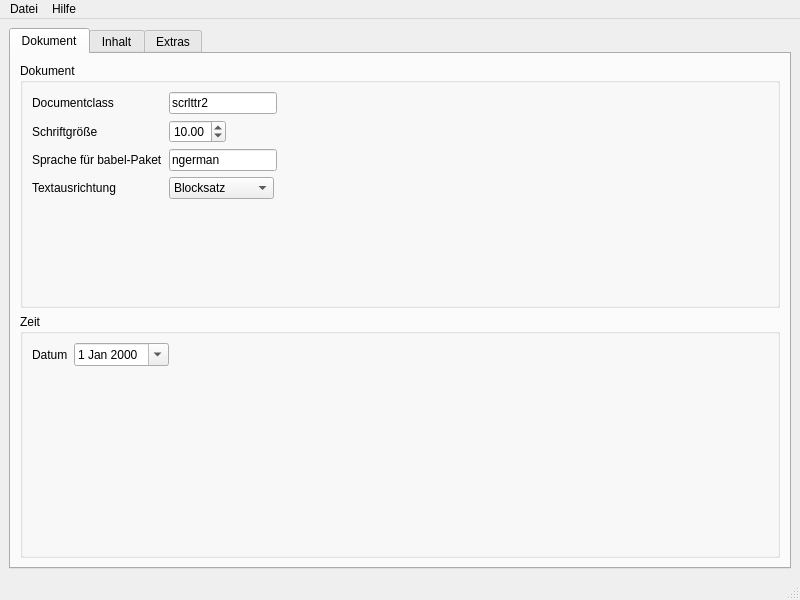
<?xml version="1.0" encoding="UTF-8"?>
<ui version="4.0">
 <class>MainWindow</class>
 <widget class="QMainWindow" name="MainWindow">
  <property name="geometry">
   <rect>
    <x>0</x>
    <y>0</y>
    <width>800</width>
    <height>600</height>
   </rect>
  </property>
  <property name="windowTitle">
   <string>lattr</string>
  </property>
  <widget class="QWidget" name="centralwidget">
   <layout class="QGridLayout" name="gridLayout">
    <item row="0" column="0">
     <widget class="QTabWidget" name="tabWidget">
      <property name="currentIndex">
       <number>0</number>
      </property>
      <widget class="QWidget" name="TabDocument">
       <property name="enabled">
        <bool>true</bool>
       </property>
       <attribute name="title">
        <string>Dokument</string>
       </attribute>
       <layout class="QGridLayout" name="gridLayout_2">
        <item row="0" column="0">
         <widget class="QGroupBox" name="GroupBoxDocument">
          <property name="title">
           <string>Dokument</string>
          </property>
          <layout class="QFormLayout" name="formLayout_4">
           <property name="fieldGrowthPolicy">
            <enum>QFormLayout::FieldsStayAtSizeHint</enum>
           </property>
           <item row="0" column="0">
            <widget class="QLabel" name="LabelDocumentclass">
             <property name="text">
              <string>Documentclass</string>
             </property>
            </widget>
           </item>
           <item row="0" column="1">
            <widget class="QLineEdit" name="InputDocumentclass">
             <property name="enabled">
              <bool>true</bool>
             </property>
             <property name="text">
              <string>scrlttr2</string>
             </property>
            </widget>
           </item>
           <item row="1" column="0">
            <widget class="QLabel" name="LabelFontsize">
             <property name="text">
              <string>Schriftgröße</string>
             </property>
            </widget>
           </item>
           <item row="1" column="1">
            <widget class="QDoubleSpinBox" name="InputFontsize">
             <property name="value">
              <double>10.000000000000000</double>
             </property>
            </widget>
           </item>
           <item row="2" column="0">
            <widget class="QLabel" name="LabelLanguage">
             <property name="text">
              <string>Sprache für babel-Paket</string>
             </property>
            </widget>
           </item>
           <item row="2" column="1">
            <widget class="QLineEdit" name="InputLanguage">
             <property name="text">
              <string>ngerman</string>
             </property>
            </widget>
           </item>
           <item row="3" column="0">
            <widget class="QLabel" name="label">
             <property name="text">
              <string>Textausrichtung</string>
             </property>
            </widget>
           </item>
           <item row="3" column="1">
            <widget class="QComboBox" name="comboBox">
             <item>
              <property name="text">
               <string>Blocksatz</string>
              </property>
             </item>
             <item>
              <property name="text">
               <string>Linksbündig</string>
              </property>
             </item>
             <item>
              <property name="text">
               <string>Rechtsbündig</string>
              </property>
             </item>
            </widget>
           </item>
          </layout>
         </widget>
        </item>
        <item row="1" column="0">
         <widget class="QGroupBox" name="GroupBoxTime">
          <property name="title">
           <string>Zeit</string>
          </property>
          <layout class="QFormLayout" name="formLayout_2">
           <property name="fieldGrowthPolicy">
            <enum>QFormLayout::FieldsStayAtSizeHint</enum>
           </property>
           <item row="0" column="1">
            <widget class="QDateEdit" name="InputDate">
             <property name="calendarPopup">
              <bool>true</bool>
             </property>
            </widget>
           </item>
           <item row="0" column="0">
            <widget class="QLabel" name="LabelDate">
             <property name="text">
              <string>Datum</string>
             </property>
            </widget>
           </item>
          </layout>
         </widget>
        </item>
       </layout>
      </widget>
      <widget class="QWidget" name="TabContent">
       <attribute name="title">
        <string>Inhalt</string>
       </attribute>
       <layout class="QGridLayout" name="gridLayout_3">
        <item row="0" column="0">
         <widget class="QTabWidget" name="tabWidget_2">
          <property name="currentIndex">
           <number>0</number>
          </property>
          <widget class="QWidget" name="TabAddress">
           <attribute name="title">
            <string>Addressen</string>
           </attribute>
           <layout class="QGridLayout" name="gridLayout_11">
            <item row="0" column="0">
             <widget class="QGroupBox" name="GroupBoxSender">
              <property name="title">
               <string>Absender</string>
              </property>
              <layout class="QGridLayout" name="gridLayout_4">
               <item row="0" column="0">
                <layout class="QHBoxLayout" name="horizontalLayout">
                 <item>
                  <widget class="QLabel" name="LabelSendername">
                   <property name="text">
                    <string>Name</string>
                   </property>
                  </widget>
                 </item>
                 <item>
                  <widget class="QLineEdit" name="InputSendername"/>
                 </item>
                </layout>
               </item>
               <item row="2" column="0">
                <widget class="QPlainTextEdit" name="InputSenderaddress"/>
               </item>
               <item row="1" column="0">
                <widget class="QLabel" name="LabeSenderaddress">
                 <property name="text">
                  <string>Adresse</string>
                 </property>
                </widget>
               </item>
              </layout>
             </widget>
            </item>
            <item row="1" column="0">
             <widget class="QGroupBox" name="GroupBoxReceiver">
              <property name="title">
               <string>Empfänger</string>
              </property>
              <layout class="QGridLayout" name="gridLayout_5">
               <item row="0" column="0">
                <widget class="QPlainTextEdit" name="InputReceiver"/>
               </item>
              </layout>
             </widget>
            </item>
           </layout>
          </widget>
          <widget class="QWidget" name="TabSentences">
           <attribute name="title">
            <string>Sätze</string>
           </attribute>
           <layout class="QGridLayout" name="gridLayout_8">
            <item row="0" column="0">
             <widget class="QGroupBox" name="GroupBoxObject">
              <property name="title">
               <string>Thema</string>
              </property>
              <layout class="QGridLayout" name="gridLayout_9">
               <item row="1" column="0">
                <widget class="QLineEdit" name="InputObject"/>
               </item>
               <item row="0" column="0">
                <widget class="QLabel" name="LabelObject">
                 <property name="text">
                  <string>Thema</string>
                 </property>
                </widget>
               </item>
              </layout>
             </widget>
            </item>
            <item row="1" column="0">
             <widget class="QGroupBox" name="GroupBoxIntroduction">
              <property name="title">
               <string>Einleitung</string>
              </property>
              <layout class="QGridLayout" name="gridLayout_14">
               <item row="1" column="0">
                <widget class="QLineEdit" name="InputIntroduction"/>
               </item>
               <item row="0" column="0">
                <widget class="QLabel" name="LabelIntroduction">
                 <property name="text">
                  <string>Einleitung</string>
                 </property>
                </widget>
               </item>
              </layout>
             </widget>
            </item>
            <item row="2" column="0">
             <widget class="QGroupBox" name="GroupBoxEnding">
              <property name="title">
               <string>Ende</string>
              </property>
              <layout class="QGridLayout" name="gridLayout_15">
               <item row="0" column="0">
                <widget class="QLabel" name="LabelEnding">
                 <property name="text">
                  <string>Abschluss</string>
                 </property>
                </widget>
               </item>
               <item row="1" column="0">
                <widget class="QLineEdit" name="InputEnding"/>
               </item>
               <item row="2" column="0">
                <widget class="QLabel" name="LabelSignature">
                 <property name="text">
                  <string>Signatur</string>
                 </property>
                </widget>
               </item>
               <item row="3" column="0">
                <widget class="QPlainTextEdit" name="InputSignature"/>
               </item>
              </layout>
             </widget>
            </item>
           </layout>
          </widget>
          <widget class="QWidget" name="TabText">
           <attribute name="title">
            <string>Text</string>
           </attribute>
           <layout class="QGridLayout" name="gridLayout_12">
            <item row="0" column="0">
             <widget class="QGroupBox" name="GroupBoxText">
              <property name="title">
               <string>Text</string>
              </property>
              <layout class="QGridLayout" name="gridLayout_13">
               <item row="0" column="0">
                <widget class="QPlainTextEdit" name="InputText"/>
               </item>
              </layout>
             </widget>
            </item>
           </layout>
          </widget>
         </widget>
        </item>
       </layout>
      </widget>
      <widget class="QWidget" name="TabExtras">
       <attribute name="title">
        <string>Extras</string>
       </attribute>
       <layout class="QGridLayout" name="gridLayout_10">
        <item row="0" column="0">
         <widget class="QGroupBox" name="GroupBoxPackages">
          <property name="title">
           <string>Zusätzliche Pakete</string>
          </property>
          <layout class="QGridLayout" name="gridLayout_7">
           <item row="0" column="0">
            <widget class="QPlainTextEdit" name="InputPackages"/>
           </item>
          </layout>
         </widget>
        </item>
        <item row="1" column="0">
         <widget class="QGroupBox" name="GroupBoxAttachement">
          <property name="title">
           <string>Anhänge</string>
          </property>
          <layout class="QGridLayout" name="gridLayout_6">
           <item row="0" column="0">
            <widget class="QCheckBox" name="boolAttachement">
             <property name="text">
              <string>Anhänge benutzen?</string>
             </property>
            </widget>
           </item>
           <item row="1" column="0">
            <widget class="QPlainTextEdit" name="InputAttachement">
             <property name="enabled">
              <bool>false</bool>
             </property>
            </widget>
           </item>
          </layout>
         </widget>
        </item>
       </layout>
      </widget>
     </widget>
    </item>
   </layout>
  </widget>
  <widget class="QMenuBar" name="menubar">
   <property name="geometry">
    <rect>
     <x>0</x>
     <y>0</y>
     <width>800</width>
     <height>24</height>
    </rect>
   </property>
   <widget class="QMenu" name="menuDatei">
    <property name="title">
     <string>Datei</string>
    </property>
    <widget class="QMenu" name="menuExportieren">
     <property name="title">
      <string>Exportieren</string>
     </property>
     <addaction name="actionAls_tex_Datei"/>
     <addaction name="actionAls_pdf_Datei"/>
    </widget>
    <addaction name="actionNew"/>
    <addaction name="separator"/>
    <addaction name="actionSpeichern"/>
    <addaction name="actionSpeichern_unter"/>
    <addaction name="separator"/>
    <addaction name="menuExportieren"/>
    <addaction name="separator"/>
    <addaction name="actionQuit"/>
   </widget>
   <widget class="QMenu" name="menuHilfe">
    <property name="title">
     <string>Hilfe</string>
    </property>
    <addaction name="actionabout"/>
   </widget>
   <addaction name="menuDatei"/>
   <addaction name="menuHilfe"/>
  </widget>
  <widget class="QStatusBar" name="statusbar">
   <property name="enabled">
    <bool>true</bool>
   </property>
  </widget>
  <action name="actionSpeichern">
   <property name="text">
    <string>Speichern</string>
   </property>
  </action>
  <action name="actionSpeichern_unter">
   <property name="text">
    <string>Speichern unter</string>
   </property>
  </action>
  <action name="actionAls_tex_Datei">
   <property name="text">
    <string>Als *.tex Datei</string>
   </property>
  </action>
  <action name="actionAls_pdf_Datei">
   <property name="text">
    <string>Als *.pdf Datei</string>
   </property>
  </action>
  <action name="actionQuit">
   <property name="text">
    <string>Beenden</string>
   </property>
  </action>
  <action name="actionNew">
   <property name="text">
    <string>Neu</string>
   </property>
  </action>
  <action name="actionabout">
   <property name="text">
    <string>Über</string>
   </property>
  </action>
 </widget>
 <tabstops>
  <tabstop>tabWidget</tabstop>
  <tabstop>InputDocumentclass</tabstop>
  <tabstop>InputFontsize</tabstop>
  <tabstop>InputLanguage</tabstop>
  <tabstop>comboBox</tabstop>
  <tabstop>InputDate</tabstop>
  <tabstop>InputSendername</tabstop>
  <tabstop>InputReceiver</tabstop>
  <tabstop>InputPackages</tabstop>
  <tabstop>boolAttachement</tabstop>
  <tabstop>InputAttachement</tabstop>
  <tabstop>InputSenderaddress</tabstop>
 </tabstops>
 <resources/>
 <connections>
  <connection>
   <sender>boolAttachement</sender>
   <signal>toggled(bool)</signal>
   <receiver>InputAttachement</receiver>
   <slot>setEnabled(bool)</slot>
   <hints>
    <hint type="sourcelabel">
     <x>115</x>
     <y>102</y>
    </hint>
    <hint type="destinationlabel">
     <x>115</x>
     <y>102</y>
    </hint>
   </hints>
  </connection>
  <connection>
   <sender>actionQuit</sender>
   <signal>triggered()</signal>
   <receiver>MainWindow</receiver>
   <slot>close()</slot>
   <hints>
    <hint type="sourcelabel">
     <x>-1</x>
     <y>-1</y>
    </hint>
    <hint type="destinationlabel">
     <x>399</x>
     <y>299</y>
    </hint>
   </hints>
  </connection>
 </connections>
</ui>
